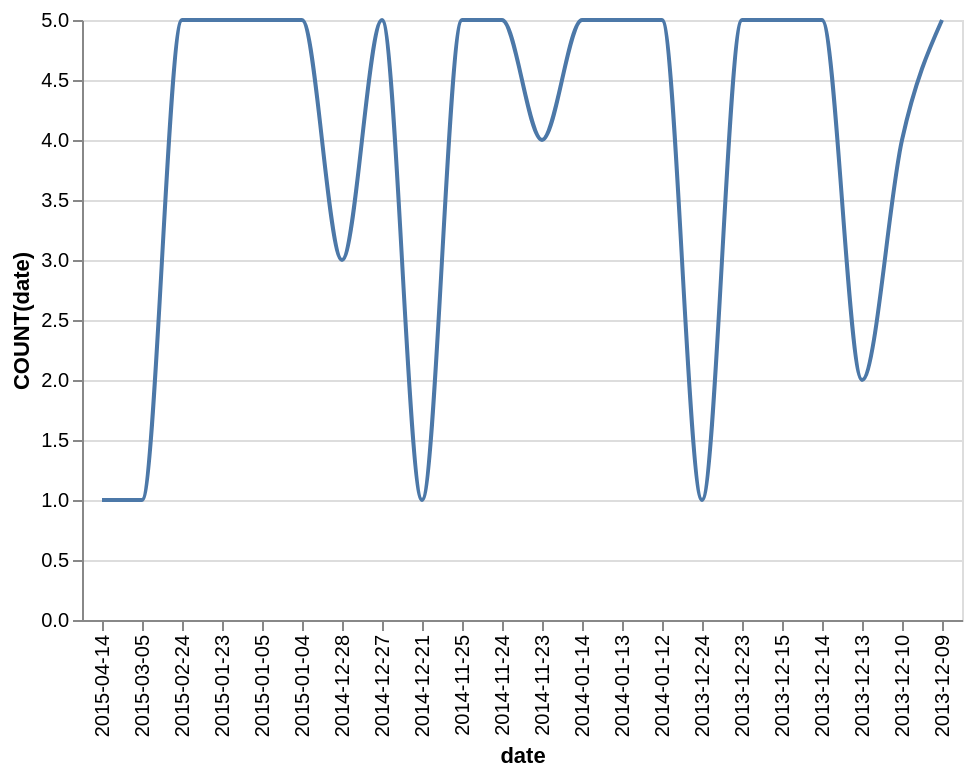

The specification (Vega-Lite) saved for this image:
### Vega-Lite specification from a JSON file in a GitHub repository (floating-point values rounded to 4 significant figures)
{"data": {"values": [{"x_data": "2015-04-14", "y_data": 1}, {"x_data": "2015-03-05", "y_data": 1}, {"x_data": "2015-02-24", "y_data": 5}, {"x_data": "2015-01-23", "y_data": 5}, {"x_data": "2015-01-05", "y_data": 5}, {"x_data": "2015-01-04", "y_data": 5}, {"x_data": "2014-12-28", "y_data": 3}, {"x_data": "2014-12-27", "y_data": 5}, {"x_data": "2014-12-21", "y_data": 1}, {"x_data": "2014-11-25", "y_data": 5}, {"x_data": "2014-11-24", "y_data": 5}, {"x_data": "2014-11-23", "y_data": 4}, {"x_data": "2014-01-14", "y_data": 5}, {"x_data": "2014-01-13", "y_data": 5}, {"x_data": "2014-01-12", "y_data": 5}, {"x_data": "2013-12-24", "y_data": 1}, {"x_data": "2013-12-23", "y_data": 5}, {"x_data": "2013-12-15", "y_data": 5}, {"x_data": "2013-12-14", "y_data": 5}, {"x_data": "2013-12-13", "y_data": 2}, {"x_data": "2013-12-10", "y_data": 4}, {"x_data": "2013-12-09", "y_data": 5}]}, "mark": {"type": "line", "interpolate": "monotone"}, "encoding": {"x": {"field": "x_data", "type": "nominal", "title": "date", "sort": "descending"}, "y": {"field": "y_data", "type": "quantitative", "title": "COUNT(date)"}}}
